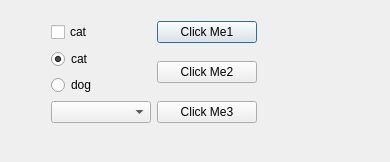
<?xml version="1.0" encoding="UTF-8"?>
<ui version="4.0">
 <class>Dialog</class>
 <widget class="QDialog" name="Dialog">
  <property name="geometry">
   <rect>
    <x>0</x>
    <y>0</y>
    <width>390</width>
    <height>162</height>
   </rect>
  </property>
  <property name="windowTitle">
   <string>Dialog</string>
  </property>
  <widget class="QWidget" name="">
   <property name="geometry">
    <rect>
     <x>40</x>
     <y>10</y>
     <width>228</width>
     <height>126</height>
    </rect>
   </property>
   <layout class="QVBoxLayout" name="verticalLayout_2">
    <item>
     <layout class="QHBoxLayout" name="horizontalLayout">
      <item>
       <widget class="QCheckBox" name="checkBox">
        <property name="text">
         <string>cat</string>
        </property>
       </widget>
      </item>
      <item>
       <widget class="QPushButton" name="pushButton1">
        <property name="text">
         <string>Click Me1</string>
        </property>
       </widget>
      </item>
     </layout>
    </item>
    <item>
     <layout class="QHBoxLayout" name="horizontalLayout_2">
      <item>
       <layout class="QVBoxLayout" name="verticalLayout">
        <item>
         <widget class="QRadioButton" name="radioButton">
          <property name="text">
           <string>cat</string>
          </property>
          <property name="checked">
           <bool>true</bool>
          </property>
         </widget>
        </item>
        <item>
         <widget class="QRadioButton" name="radioButton_2">
          <property name="text">
           <string>dog</string>
          </property>
         </widget>
        </item>
       </layout>
      </item>
      <item>
       <widget class="QPushButton" name="pushButton2">
        <property name="text">
         <string>Click Me2</string>
        </property>
       </widget>
      </item>
     </layout>
    </item>
    <item>
     <layout class="QHBoxLayout" name="horizontalLayout_3">
      <item>
       <widget class="QComboBox" name="comboBox"/>
      </item>
      <item>
       <widget class="QPushButton" name="pushButton3">
        <property name="text">
         <string>Click Me3</string>
        </property>
       </widget>
      </item>
     </layout>
    </item>
   </layout>
  </widget>
 </widget>
 <layoutdefault spacing="6" margin="11"/>
 <resources/>
 <connections/>
</ui>
